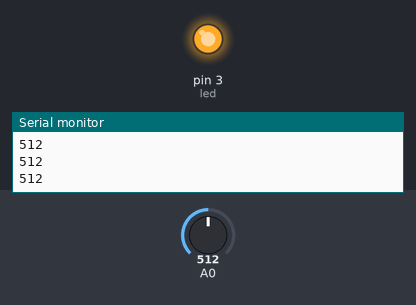
Bench run of a sketch on a simulated Arduino Uno, built with avr-gcc and run on an emulated ATmega328P. On the bench: output pins drawn as LEDs (lit = HIGH), the last lines printed to the serial monitor. Inputs (shaded band) come from the test bench; at power-on: A0 = 512.

Above: at 1.2 s.
1.3 s: A0 set to 891
2.8 s: A0 set to 913
At 4.0 s:
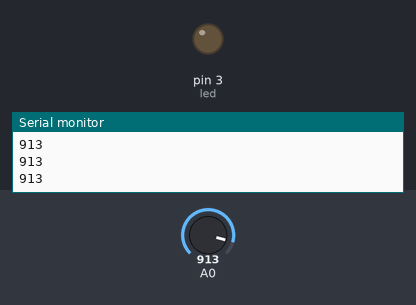
4.3 s: A0 set to 863
5.8 s: A0 set to 837
At 7.0 s:
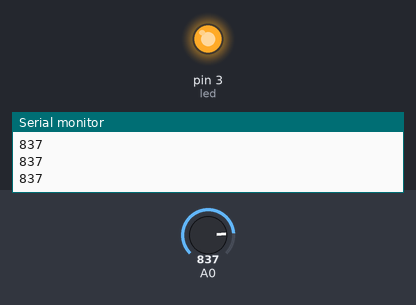
7.3 s: A0 set to 910
At 8.5 s:
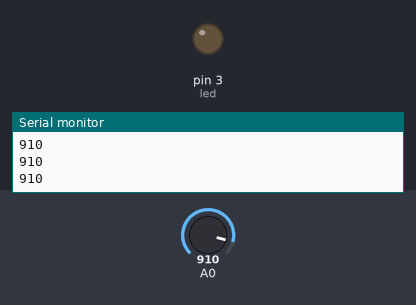
Timing chart, 0 to 9.8 s (numbered marks = the images above; inputs shaded):
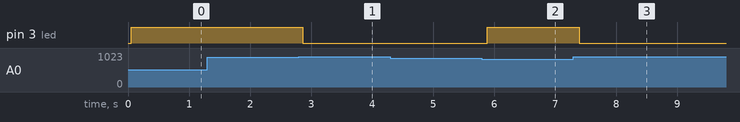

The sketch:

otomatik_lamba_uygulamas_.ino
```cpp
#define led 3                               //Define the led as pin 3

void setup() {
  pinMode(led,OUTPUT);                      //Sets pin mode of the led as output
  Serial.begin(9600);                       //Open the serial port at 9600 bps
}

void loop() {
  int light_value = analogRead(A0);          //Reads the analog data from A0
  Serial.println(light_value);               //Print it out
  delay(50);                                 //Delay for 50 micro seconds
  if(light_value > 900){                     //If quantity of the light value is more than 900,
    digitalWrite(led,LOW);                     //The led is off
  }
  if(light_value < 850){                     //If quantity of the light value is less than 850,
    digitalWrite(led,HIGH);                    //The led is on
  }

}
```

Measured:
- the behaviour switches between 900 and 901 on A0 (found by bisection; images 0 and 1)
- the behaviour switches between 850 and 849 on A0 (found by bisection; images 1 and 2)
- after the input at 2.8 s, pin 3 (led): HIGH → LOW after 0.07 s
- after the input at 5.8 s, pin 3 (led): LOW → HIGH after 0.08 s
- after the input at 7.3 s, pin 3 (led): HIGH → LOW after 0.09 s
